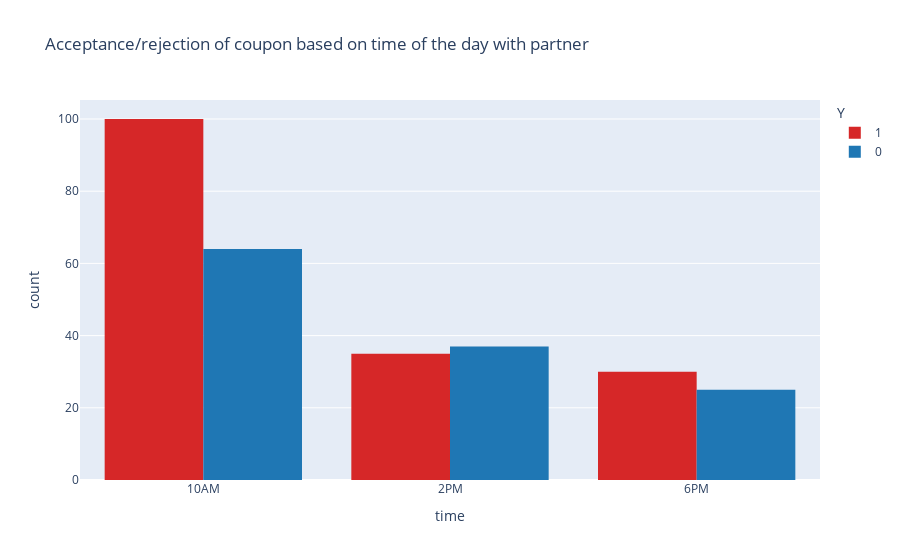

Notebook code for this chart:
### Code cell
coffee_house_alone_df = coffee_house_df[coffee_house_df['passanger'] == 'Partner']
px.histogram(coffee_house_alone_df, x='time', color='Y', barmode='group', title="Acceptance/rejection of coupon based on time of the day with partner",
            color_discrete_map={0: '#1f77b4', 1:'#d62728'})

### Figure 1 — Plotly figure (JSON) as saved in the notebook; plotly's stock layout.template omitted (floating-point values rounded to 4 significant figures; data arrays with more than 128 entries replaced by an {"elided": "..."} marker saying what was removed)
{"data": [{"alignmentgroup": "True", "bingroup": "x", "hovertemplate": "Y=1<br>time=%{x}<br>count=%{y}<extra></extra>", "legendgroup": "1", "marker": {"color": "#d62728", "pattern": {"shape": ""}}, "name": "1", "offsetgroup": "1", "orientation": "v", "showlegend": true, "type": "histogram", "x": {"elided": "165 str values"}, "xaxis": "x", "yaxis": "y"}, {"alignmentgroup": "True", "bingroup": "x", "hovertemplate": "Y=0<br>time=%{x}<br>count=%{y}<extra></extra>", "legendgroup": "0", "marker": {"color": "#1f77b4", "pattern": {"shape": ""}}, "name": "0", "offsetgroup": "0", "orientation": "v", "showlegend": true, "type": "histogram", "x": ["10AM", "10AM", "10AM", "10AM", "10AM", "10AM", "10AM", "10AM", "10AM", "10AM", "10AM", "10AM", "10AM", "10AM", "10AM", "10AM", "10AM", "10AM", "10AM", "10AM", "10AM", "10AM", "10AM", "10AM", "10AM", "10AM", "10AM", "2PM", "10AM", "10AM", "2PM", "10AM", "10AM", "2PM", "10AM", "2PM", "2PM", "10AM", "10AM", "2PM", "10AM", "10AM", "10AM", "10AM", "2PM", "10AM", "10AM", "2PM", "2PM", "10AM", "10AM", "10AM", "10AM", "2PM", "10AM", "10AM", "2PM", "10AM", "10AM", "2PM", "10AM", "10AM", "2PM", "2PM", "10AM", "10AM", "2PM", "10AM", "10AM", "2PM", "10AM", "10AM", "2PM", "10AM", "10AM", "2PM", "10AM", "10AM", "2PM", "10AM", "10AM", "2PM", "10AM", "10AM", "2PM", "2PM", "6PM", "2PM", "6PM", "2PM", "6PM", "2PM", "6PM", "2PM", "6PM", "2PM", "6PM", "2PM", "6PM", "2PM", "6PM", "2PM", "2PM", "6PM", "6PM", "2PM", "2PM", "2PM", "6PM", "2PM", "6PM", "6PM", "2PM", "6PM", "2PM", "6PM", "6PM", "6PM", "6PM", "6PM", "6PM", "6PM", "6PM", "6PM", "6PM", "6PM"], "xaxis": "x", "yaxis": "y"}], "layout": {"barmode": "group", "legend": {"title": {"text": "Y"}, "tracegroupgap": 0}, "title": {"text": "Acceptance/rejection of coupon based on time of the day with partner"}, "xaxis": {"anchor": "y", "domain": [0, 1], "title": {"text": "time"}}, "yaxis": {"anchor": "x", "domain": [0, 1], "title": {"text": "count"}}}}
